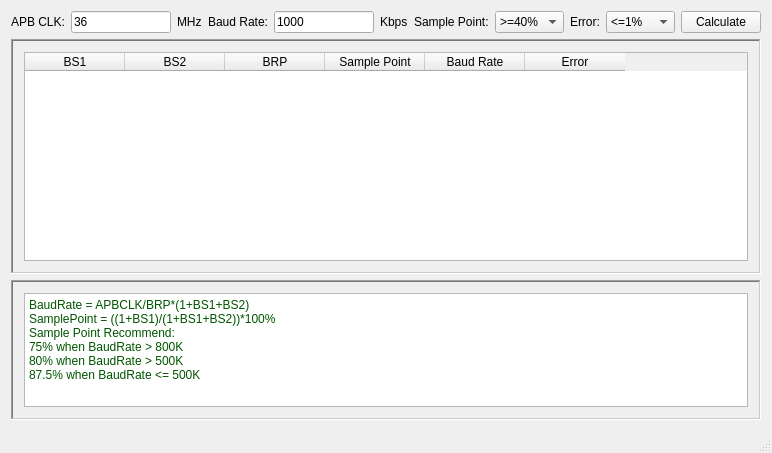
<?xml version="1.0" encoding="UTF-8"?>
<ui version="4.0">
 <class>MainWindow</class>
 <widget class="QMainWindow" name="MainWindow">
  <property name="geometry">
   <rect>
    <x>0</x>
    <y>0</y>
    <width>772</width>
    <height>453</height>
   </rect>
  </property>
  <property name="windowTitle">
   <string>STM32 CAN Baud Rate Calculator</string>
  </property>
  <property name="windowIcon">
   <iconset resource="../ubuntu14.04-64bit/STM32_CANBaudRate/ico.qrc">
    <normaloff>:/calculator.ico</normaloff>:/calculator.ico</iconset>
  </property>
  <widget class="QWidget" name="centralWidget">
   <layout class="QGridLayout" name="gridLayout_3">
    <item row="0" column="0">
     <layout class="QVBoxLayout" name="verticalLayout">
      <item>
       <layout class="QHBoxLayout" name="horizontalLayout_3">
        <item>
         <layout class="QHBoxLayout" name="horizontalLayout">
          <item>
           <widget class="QLabel" name="label">
            <property name="text">
             <string>APB CLK:</string>
            </property>
           </widget>
          </item>
          <item>
           <widget class="QLineEdit" name="PCLKLineEdit">
            <property name="sizePolicy">
             <sizepolicy hsizetype="Expanding" vsizetype="Fixed">
              <horstretch>0</horstretch>
              <verstretch>0</verstretch>
             </sizepolicy>
            </property>
            <property name="text">
             <string>36</string>
            </property>
           </widget>
          </item>
          <item>
           <widget class="QLabel" name="label_2">
            <property name="text">
             <string>MHz</string>
            </property>
           </widget>
          </item>
         </layout>
        </item>
        <item>
         <layout class="QHBoxLayout" name="horizontalLayout_2">
          <item>
           <widget class="QLabel" name="label_3">
            <property name="text">
             <string>Baud Rate:</string>
            </property>
           </widget>
          </item>
          <item>
           <widget class="QLineEdit" name="baudRateLineEdit">
            <property name="text">
             <string>1000</string>
            </property>
           </widget>
          </item>
          <item>
           <widget class="QLabel" name="label_4">
            <property name="text">
             <string>Kbps</string>
            </property>
           </widget>
          </item>
          <item>
           <widget class="QLabel" name="label_6">
            <property name="text">
             <string>Sample Point:</string>
            </property>
           </widget>
          </item>
          <item>
           <widget class="QComboBox" name="samplePointComboBox">
            <item>
             <property name="text">
              <string>&gt;=40%</string>
             </property>
            </item>
            <item>
             <property name="text">
              <string>&gt;=50%</string>
             </property>
            </item>
            <item>
             <property name="text">
              <string>&gt;=60%</string>
             </property>
            </item>
            <item>
             <property name="text">
              <string>&gt;=70%</string>
             </property>
            </item>
            <item>
             <property name="text">
              <string>&gt;=80%</string>
             </property>
            </item>
            <item>
             <property name="text">
              <string>&gt;=90%</string>
             </property>
            </item>
           </widget>
          </item>
          <item>
           <widget class="QLabel" name="label_5">
            <property name="text">
             <string>Error:</string>
            </property>
           </widget>
          </item>
          <item>
           <widget class="QComboBox" name="errorComboBox">
            <item>
             <property name="text">
              <string>&lt;=1%</string>
             </property>
            </item>
            <item>
             <property name="text">
              <string>&lt;=2%</string>
             </property>
            </item>
            <item>
             <property name="text">
              <string>&lt;=3%</string>
             </property>
            </item>
            <item>
             <property name="text">
              <string>&lt;=4%</string>
             </property>
            </item>
            <item>
             <property name="text">
              <string>&lt;=5%</string>
             </property>
            </item>
            <item>
             <property name="text">
              <string>&lt;=6%</string>
             </property>
            </item>
            <item>
             <property name="text">
              <string>&lt;=7%</string>
             </property>
            </item>
            <item>
             <property name="text">
              <string>&lt;=8%</string>
             </property>
            </item>
            <item>
             <property name="text">
              <string>&lt;=9%</string>
             </property>
            </item>
            <item>
             <property name="text">
              <string>&lt;=10%</string>
             </property>
            </item>
           </widget>
          </item>
         </layout>
        </item>
        <item>
         <widget class="QPushButton" name="calculateBaudRatePushButton">
          <property name="text">
           <string>Calculate</string>
          </property>
         </widget>
        </item>
       </layout>
      </item>
      <item>
       <widget class="QFrame" name="frame">
        <property name="frameShape">
         <enum>QFrame::WinPanel</enum>
        </property>
        <property name="frameShadow">
         <enum>QFrame::Sunken</enum>
        </property>
        <layout class="QGridLayout" name="gridLayout">
         <item row="0" column="0">
          <widget class="QTableWidget" name="baudRateTableWidget">
           <column>
            <property name="text">
             <string>BS1</string>
            </property>
           </column>
           <column>
            <property name="text">
             <string>BS2</string>
            </property>
           </column>
           <column>
            <property name="text">
             <string>BRP</string>
            </property>
           </column>
           <column>
            <property name="text">
             <string>Sample Point</string>
            </property>
           </column>
           <column>
            <property name="text">
             <string>Baud Rate</string>
            </property>
           </column>
           <column>
            <property name="text">
             <string>Error</string>
            </property>
           </column>
          </widget>
         </item>
        </layout>
       </widget>
      </item>
      <item>
       <widget class="QFrame" name="frame_2">
        <property name="maximumSize">
         <size>
          <width>16777215</width>
          <height>140</height>
         </size>
        </property>
        <property name="frameShape">
         <enum>QFrame::WinPanel</enum>
        </property>
        <property name="frameShadow">
         <enum>QFrame::Sunken</enum>
        </property>
        <layout class="QGridLayout" name="gridLayout_2">
         <item row="0" column="0">
          <widget class="QTextBrowser" name="textBrowser">
           <property name="html">
            <string>&lt;!DOCTYPE HTML PUBLIC &quot;-//W3C//DTD HTML 4.0//EN&quot; &quot;http://www.w3.org/TR/REC-html40/strict.dtd&quot;&gt;
&lt;html&gt;&lt;head&gt;&lt;meta name=&quot;qrichtext&quot; content=&quot;1&quot; /&gt;&lt;style type=&quot;text/css&quot;&gt;
p, li { white-space: pre-wrap; }
&lt;/style&gt;&lt;/head&gt;&lt;body style=&quot; font-family:'Ubuntu'; font-size:11pt; font-weight:400; font-style:normal;&quot;&gt;
&lt;p style=&quot; margin-top:0px; margin-bottom:0px; margin-left:0px; margin-right:0px; -qt-block-indent:0; text-indent:0px;&quot;&gt;&lt;span style=&quot; font-family:'SimSun'; font-size:9pt; color:#005500;&quot;&gt;BaudRate = APBCLK/BRP*(1+BS1+BS2)&lt;/span&gt;&lt;/p&gt;
&lt;p style=&quot; margin-top:0px; margin-bottom:0px; margin-left:0px; margin-right:0px; -qt-block-indent:0; text-indent:0px;&quot;&gt;&lt;span style=&quot; font-family:'SimSun'; font-size:9pt; color:#005500;&quot;&gt;SamplePoint = ((1+BS1)/(1+BS1+BS2))*100%&lt;/span&gt;&lt;/p&gt;
&lt;p style=&quot; margin-top:0px; margin-bottom:0px; margin-left:0px; margin-right:0px; -qt-block-indent:0; text-indent:0px;&quot;&gt;&lt;span style=&quot; font-family:'SimSun'; font-size:9pt; color:#005500;&quot;&gt;Sample Point Recommend:&lt;/span&gt;&lt;/p&gt;
&lt;p style=&quot; margin-top:0px; margin-bottom:0px; margin-left:0px; margin-right:0px; -qt-block-indent:0; text-indent:0px;&quot;&gt;&lt;span style=&quot; font-family:'SimSun'; font-size:9pt; color:#005500;&quot;&gt;75% when BaudRate &amp;gt; 800K&lt;/span&gt;&lt;/p&gt;
&lt;p style=&quot; margin-top:0px; margin-bottom:0px; margin-left:0px; margin-right:0px; -qt-block-indent:0; text-indent:0px;&quot;&gt;&lt;span style=&quot; font-family:'SimSun'; font-size:9pt; color:#005500;&quot;&gt;80% when BaudRate &amp;gt; 500K&lt;/span&gt;&lt;/p&gt;
&lt;p style=&quot; margin-top:0px; margin-bottom:0px; margin-left:0px; margin-right:0px; -qt-block-indent:0; text-indent:0px;&quot;&gt;&lt;span style=&quot; font-family:'SimSun'; font-size:9pt; color:#005500;&quot;&gt;87.5% when BaudRate &amp;lt;= 500K&lt;/span&gt;&lt;/p&gt;&lt;/body&gt;&lt;/html&gt;</string>
           </property>
          </widget>
         </item>
        </layout>
       </widget>
      </item>
     </layout>
    </item>
   </layout>
  </widget>
  <widget class="QMenuBar" name="menuBar">
   <property name="geometry">
    <rect>
     <x>0</x>
     <y>0</y>
     <width>772</width>
     <height>25</height>
    </rect>
   </property>
  </widget>
  <widget class="QStatusBar" name="statusBar"/>
 </widget>
 <layoutdefault spacing="6" margin="11"/>
 <resources>
  <include location="../ubuntu14.04-64bit/STM32_CANBaudRate/ico.qrc"/>
 </resources>
 <connections/>
</ui>
